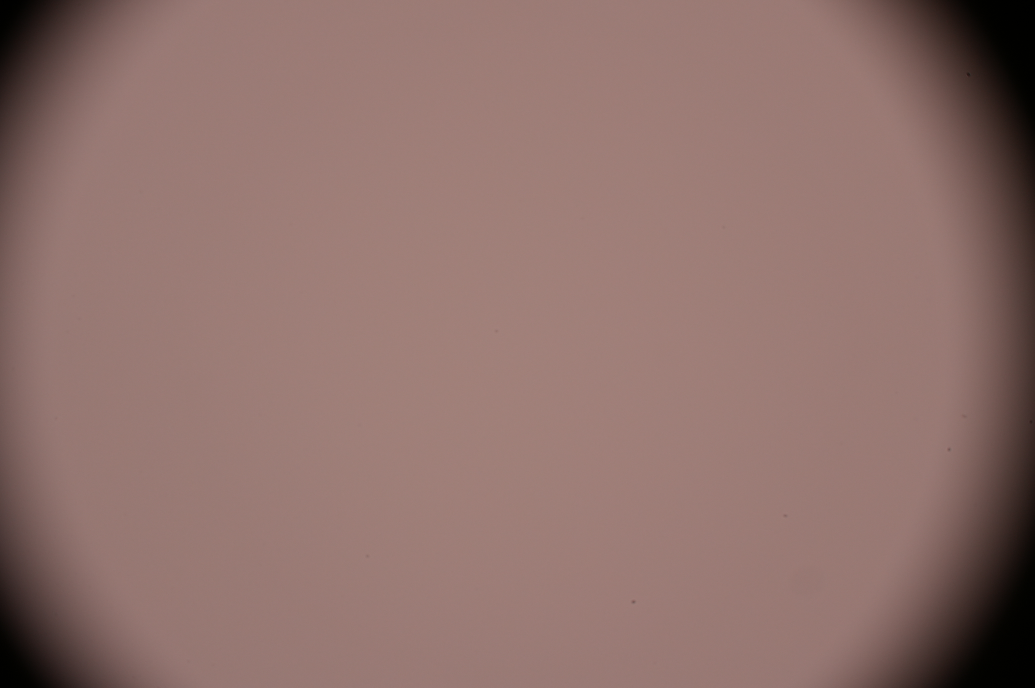
#> input picture 2DMatGMM-main/demo/flatfield.JPG, 3104 x 2064 px (shown at 1/3 size)
$ python batch_test.py . out 3
#> lines starting #> are read from the running program, lines starting #| are printed output that depends on the picture; after the words box and inside, x2 and y2 are one past the last pixel; in counts of white or black regions, pixels touching at a corner belong together
### 2DMatGMM-main/GMMDetector/MaterialDetector.py
from __future__ import annotations
from dataclasses import dataclass
from typing import List, Optional, Tuple, Dict, Any
import numpy as np
import cv2

@dataclass
class Flake:
    center: Tuple[int, int]
    layer: Optional[str] = None
    confidence: float = 0.0
    area: float = 0.0
    bbox: Optional[Tuple[int,int,int,int]] = None
    contour: Optional[np.ndarray] = None

    # Additional properties for compatibility
    @property
    def false_positive_probability(self) -> float:
        """Returns 1 - confidence for backward compatibility."""
        return 1.0 - self.confidence

    @property
    def thickness(self) -> int:
        """Extract layer number from layer string (e.g., '1L' -> 1)."""
        if self.layer and self.layer.endswith('L'):
            try:
                return int(self.layer[:-1])
            except ValueError:
                return 0
        return 0

    @property
    def size(self) -> float:
        """Alias for area."""
        return self.area

    # [37 lines left out: functions get_mask, mask, not called in this run]

def _prep_gaussian(mu_list, cov_list, cov_floor: float):
    mu = np.array(mu_list, dtype=np.float32)
    cov = np.array(cov_list, dtype=np.float32)
    cov = cov + np.eye(3, dtype=np.float32) * cov_floor  # 关键：避免 cov 太尖导致“全是薄片”
    inv = np.linalg.inv(cov).astype(np.float32)
    sign, logdet = np.linalg.slogdet(cov)
    if sign <= 0:
        cov = cov + np.eye(3, dtype=np.float32) * (10 * cov_floor)
        inv = np.linalg.inv(cov).astype(np.float32)
        sign, logdet = np.linalg.slogdet(cov)
    return mu, inv, float(logdet)

def _logpdf(X: np.ndarray, mu: np.ndarray, inv_cov: np.ndarray, logdet: float) -> np.ndarray:
    D = X - mu.reshape(1,1,3)
    d2 = (
        D[:,:,0]*(inv_cov[0,0]*D[:,:,0] + inv_cov[0,1]*D[:,:,1] + inv_cov[0,2]*D[:,:,2]) +
        D[:,:,1]*(inv_cov[1,0]*D[:,:,0] + inv_cov[1,1]*D[:,:,1] + inv_cov[1,2]*D[:,:,2]) +
        D[:,:,2]*(inv_cov[2,0]*D[:,:,0] + inv_cov[2,1]*D[:,:,1] + inv_cov[2,2]*D[:,:,2])
    )
    return -0.5 * (d2 + logdet)

def _sigmoid(z: np.ndarray) -> np.ndarray:
    return 1.0 / (1.0 + np.exp(-z))

class MaterialDetector:
    """
    Material detector using Gaussian Mixture Models.

    Supports both old format (numbered layers) and new format (BG/1L/2L classes).
    """

    def __init__(
        self,
        contrast_dict: Optional[Dict[str, Any]] = None,
        size_threshold: int = 120,
        standard_deviation_threshold: float = 5.0,
        used_channels: str = "BGR",
        max_components: int = 60,
        supported_layers: Optional[List[str]] = None,
        **kwargs
    ):
        self.contrast_dict = contrast_dict or {}
        self.size_threshold = int(size_threshold)
        self.std_thr = float(standard_deviation_threshold)
        self.used_channels = used_channels
        self.max_components = int(max_components)

        # Supported layers (default: 1L and 2L only)
        self.supported_layers = supported_layers or ["1L", "2L"]

        # Convert std_thr to llr_threshold (higher = stricter)
        self.llr_threshold = 0.8 * self.std_thr + 1.5

        # Covariance floor to prevent numerical issues
        self.cov_floor = 5e-4

        # Parse contrast_dict - handle both formats
        self._parse_parameters()

    def _parse_parameters(self):
        """Parse parameters from contrast_dict, handling multiple formats."""
        if "classes" in self.contrast_dict:
            # New format: {"bg_rgb": [...], "classes": {"BG": {...}, "1L": {...}, ...}}
            self.bg_rgb = np.array(
                self.contrast_dict.get("bg_rgb", [160, 160, 160]),
                dtype=np.float32
            )
            classes = self.contrast_dict["classes"]

            # Prepare background
            if "BG" in classes:
                self.mu_bg, self.inv_bg, self.logdet_bg = _prep_gaussian(
                    classes["BG"]["mu"], classes["BG"]["cov"], self.cov_floor
                )
            else:
                # Default background if not provided
                self.mu_bg = np.zeros(3, dtype=np.float32)
                self.inv_bg = np.eye(3, dtype=np.float32)
                self.logdet_bg = 0.0

            # Prepare layer classes (only supported layers)
            self.layers = {}
            for layer_name in self.supported_layers:
                if layer_name in classes:
                    mu, inv_cov, logdet = _prep_gaussian(
                        classes[layer_name]["mu"],
                        classes[layer_name]["cov"],
                        self.cov_floor
                    )
                    self.layers[layer_name] = (mu, inv_cov, logdet)
                else:
                    print(f"Warning: Layer {layer_name} not found in parameter file")

        elif "1" in self.contrast_dict:
            # Old format: {"1": {"contrast": {...}, "covariance_matrix": [...]}, ...}
            # Convert to new format on the fly
            print("Warning: Using old parameter format. Consider converting to new format.")

            # Estimate background RGB (use default if not provided)
            self.bg_rgb = np.array([160, 160, 160], dtype=np.float32)

            # Create default background Gaussian
            self.mu_bg = np.zeros(3, dtype=np.float32)
            self.inv_bg = np.eye(3, dtype=np.float32) * 10.0
            self.logdet_bg = -np.log(10.0) * 3

            # Convert numbered layers to named layers (only supported layers)
            self.layers = {}
            for layer_name in self.supported_layers:
                # Extract layer number (e.g., "1L" -> "1")
                try:
                    layer_num = int(layer_name[:-1])
                    layer_key = str(layer_num)
                except (ValueError, IndexError):
                    print(f"Warning: Invalid layer name {layer_name}")
                    continue

                if layer_key in self.contrast_dict:
                    layer_data = self.contrast_dict[layer_key]
                    # Convert contrast to mu (BGR order to match OpenCV image format)
                    contrast = layer_data.get("contrast", {})
                    mu = np.array([
                        contrast.get("b", 0.0),
                        contrast.get("g", 0.0),
                        contrast.get("r", 0.0)
                    ], dtype=np.float32)

                    cov = np.array(layer_data["covariance_matrix"], dtype=np.float32)

                    mu_prep, inv_cov, logdet = _prep_gaussian(mu, cov, self.cov_floor)
                    self.layers[layer_name] = (mu_prep, inv_cov, logdet)
                else:
                    print(f"Warning: Layer {layer_name} (key '{layer_key}') not found in parameter file")

        else:
            raise ValueError("Invalid contrast_dict format: must contain either 'classes' or numbered layers")

    def _contrast(self, img_bgr: np.ndarray) -> np.ndarray:
        bg = self.bg_rgb.reshape(1,1,3)
        img = img_bgr.astype(np.float32)
        return (img - bg) / np.clip(bg, 1.0, None)

    def detect_flakes(self, image: np.ndarray) -> List[Flake]:
        """Detect flakes in the given image."""
        if image is None or getattr(image, "size", 0) == 0:
            return []
        if image.dtype != np.uint8:
            image = np.clip(image, 0, 255).astype(np.uint8)

        H, W = image.shape[:2]
        X = self._contrast(image)

        # Compute log-likelihood for background
        ll_bg = _logpdf(X, self.mu_bg, self.inv_bg, self.logdet_bg)

        # Compute log-likelihood for all available layers
        ll_layers = {}
        for layer_name, (mu, inv_cov, logdet) in self.layers.items():
            ll_layers[layer_name] = _logpdf(X, mu, inv_cov, logdet)

        if not ll_layers:
            return []

        # Find the best layer for each pixel
        layer_names = list(ll_layers.keys())
        ll_stack = np.stack([ll_layers[name] for name in layer_names], axis=2)
        ll_max = np.max(ll_stack, axis=2)
        cls_idx = np.argmax(ll_stack, axis=2)

        # Log-likelihood ratio
        llr = ll_max - ll_bg

        # Smooth to reduce noise
        llr_blur = cv2.GaussianBlur(llr.astype(np.float32), (0, 0), 1.4)

        # Threshold to find material regions
        material_mask = (llr_blur > self.llr_threshold).astype(np.uint8)

        # Create separate masks for each layer
        layer_masks = {}
        k = np.ones((3, 3), np.uint8)
        for i, layer_name in enumerate(layer_names):
            mask = (material_mask & (cls_idx == i)).astype(np.uint8) * 255
            # Morphological operations to clean up
            mask = cv2.morphologyEx(mask, cv2.MORPH_OPEN, k, iterations=1)
            mask = cv2.morphologyEx(mask, cv2.MORPH_CLOSE, k, iterations=2)
            layer_masks[layer_name] = mask

        # Extract flakes from each layer mask
        flakes: List[Flake] = []

        def extract(mask, layer_name):
            cnts, _ = cv2.findContours(mask, cv2.RETR_EXTERNAL, cv2.CHAIN_APPROX_SIMPLE)
            for c in cnts:
                area = float(cv2.contourArea(c))
                if area < self.size_threshold:
                    continue
                x, y, w, h = cv2.boundingRect(c)
                if w < 5 or h < 5:
                    continue
                if area > 0.8 * W * H:
                    continue

                M = cv2.moments(c)
                if M.get("m00", 0) > 0:
                    cx = int(M["m10"] / M["m00"])
                    cy = int(M["m01"] / M["m00"])
                else:
                    cx, cy = x + w // 2, y + h // 2

                roi = llr_blur[max(0, y):min(H, y + h), max(0, x):min(W, x + w)]
                med = float(np.median(roi)) if roi.size else self.llr_threshold

                # Confidence using sigmoid to avoid saturation
                conf = float(_sigmoid((med - self.llr_threshold) / 1.2))

                flakes.append(Flake(
                    center=(cx, cy),
                    layer=layer_name,
                    confidence=conf,
                    area=area,
                    bbox=(x, y, w, h),
                    contour=c
                ))

        for layer_name, mask in layer_masks.items():
            extract(mask, layer_name)

        # Sort by confidence and filter
        flakes.sort(key=lambda f: f.confidence, reverse=True)
        flakes = [f for f in flakes if f.confidence >= 0.5]

        # Keep only best flakes (remove strict one-per-layer limit)
        return flakes[: self.max_components]

### 2DMatGMM-main/demo/demo_functions.py
import cv2
import matplotlib.cm as cm
import numpy as np


def visualise_flakes(
    flakes,
    image: np.ndarray,
    confidence_threshold: float = 0.5,
) -> np.ndarray:
    """Visualise the flakes on the image.

    Args:
        flakes (List[Flake]): List of flakes to visualise.
        image (np.ndarray): Image to visualise the flakes on.
        confidence_threshold (float, optional): The confidence threshold to use, flakes with less confidence are not drawn. Defaults to 0.5.

    Returns:
        np.ndarray: Image with the flakes visualised.
    """

    confident_flakes = [
        flake
        for flake in flakes
        if (1 - flake.false_positive_probability) > confidence_threshold
    ]

    # Only keep the best flake (highest confidence)
    if len(confident_flakes) > 0:
        best_flake = max(confident_flakes, key=lambda f: f.confidence)
        confident_flakes = [best_flake]
    else:
        return image.copy()

    # Magenta color for contour (matching the example output)
    magenta = (255, 0, 255)
    white = (255, 255, 255)

    image = image.copy()

    # Only one flake to draw
    flake = confident_flakes[0]
    idx = 0

    # Draw contour outline (no fill, just the outline)
    if flake.contour is not None:
        cv2.drawContours(image, [flake.contour], -1, magenta, 2)
    elif flake.bbox is not None:
        # Fallback: draw bounding box
        x, y, w, h = flake.bbox
        cv2.rectangle(image, (x, y), (x+w, y+h), magenta, 2)

    # Format text exactly as in the example: "1. 2L 304um2 84%"
    area_um2 = int(flake.size * 0.3844**2)
    confidence_pct = int((1 - flake.false_positive_probability) * 100)
    text = f"{idx + 1}. {flake.thickness}L {area_um2}um2 {confidence_pct}%"

    # Put text on the top left corner in white
    cv2.putText(
        image,
        text,
        (10, 30),
        cv2.QT_FONT_NORMAL,
        1,
        white,
        2,
    )

    # Draw a line from the text to the center of the flake (magenta)
    # Calculate text width to position line start
    text_size = cv2.getTextSize(text, cv2.QT_FONT_NORMAL, 1, 2)[0]
    line_start_x = 10 + text_size[0] + 5

    cv2.line(
        image,
        (line_start_x, 15),
        (int(flake.center[0]), int(flake.center[1])),
        magenta,
        2,
    )

    return image


# [18 lines left out: function remove_vignette, not called in this run]

### 2DMatGMM-main/demo/batch_test.py
"""
Batch test script to process multiple images.

Usage:
    python batch_test.py <input_dir> <output_dir> [num_images]

Example:
    python batch_test.py ../../trials/0820_2/input ./test_output 5
"""

import sys
import os
import json
import cv2
import glob

# Add parent directories to path
script_dir = os.path.dirname(os.path.abspath(__file__))
sys.path.insert(0, script_dir)
sys.path.insert(0, os.path.dirname(script_dir))  # 2DMatGMM-main

try:
    import config
except ImportError:
    class config:
        PARAM_FILE = "../final_f.json"
        SIZE_THRESHOLD = 1800
        STD_THRESHOLD = 3
        CROP_Y_START = 94
        CROP_Y_END = 1969
        CROP_X_START = 614
        CROP_X_END = 2489
        SUPPORTED_LAYERS = ["1L", "2L"]

from GMMDetector import MaterialDetector
from demo_functions import visualise_flakes, remove_vignette


def batch_test(input_dir, output_dir, num_images=5, use_flatfield=False):
    """
    Batch test detection on multiple images.

    Args:
        input_dir: Directory containing input images
        output_dir: Directory to save output images
        num_images: Number of images to process
        use_flatfield: Whether to apply flatfield correction
    """
    # Create output directory
    os.makedirs(output_dir, exist_ok=True)

    # Find input images
    image_patterns = [
        os.path.join(input_dir, "*.JPG"),
        os.path.join(input_dir, "*.jpg"),
        os.path.join(input_dir, "*.png"),
    ]
    image_files = []
    for pattern in image_patterns:
        image_files.extend(glob.glob(pattern))

    if not image_files:
        print(f"Error: No images found in {input_dir}")
        return

    # Limit to num_images
    image_files = sorted(image_files)[:num_images]
    print(f"Found {len(image_files)} images to process")

    # Load parameter file
    param_file = config.PARAM_FILE
    if not os.path.exists(param_file):
        # Try alternative locations
        for alt_path in [
            os.path.join(os.path.dirname(__file__), "..", "final_f.json"),
            os.path.join(os.path.dirname(__file__), "..", "retrain", "final_f.json"),
            os.path.join(os.path.dirname(__file__), "..", "GMMDetector", "trained_parameters", "Graphene_GMM.json"),
        ]:
            if os.path.exists(alt_path):
                param_file = alt_path
                break

    print(f"Loading parameters from: {param_file}")
    with open(param_file, 'r') as f:
        contrast_dict = json.load(f)

    # Create detector
    print(f"Creating detector with supported layers: {config.SUPPORTED_LAYERS}")
    detector = MaterialDetector(
        contrast_dict=contrast_dict,
        size_threshold=config.SIZE_THRESHOLD,
        standard_deviation_threshold=config.STD_THRESHOLD,
        used_channels="BGR",
        supported_layers=config.SUPPORTED_LAYERS,
    )

    # Load flatfield if requested
    flatfield = None
    if use_flatfield:
        flatfield_path = os.path.join(os.path.dirname(__file__), "flatfield.JPG")
        if os.path.exists(flatfield_path):
            flatfield = cv2.imread(flatfield_path)
            print("Using flatfield correction")

    # Process each image
    results = []
    for i, image_path in enumerate(image_files):
        print(f"\n[{i+1}/{len(image_files)}] Processing: {os.path.basename(image_path)}")

        # Load image
        image = cv2.imread(image_path)
        if image is None:
            print(f"  Error: Could not read image")
            continue

        # Apply flatfield correction if requested
        if flatfield is not None:
            image = remove_vignette(image, flatfield)

        # Crop image
        image_cropped = image[
            config.CROP_Y_START:config.CROP_Y_END,
            config.CROP_X_START:config.CROP_X_END
        ]

        # Detect flakes
        flakes = detector.detect_flakes(image_cropped)
        print(f"  Found {len(flakes)} flakes")

        if len(flakes) > 0:
            # Get best flake
            best_flake = max(flakes, key=lambda f: f.confidence)
            print(f"  Best flake:")
            print(f"    Layer: {best_flake.layer}")
            print(f"    Confidence: {best_flake.confidence:.2%}")
            print(f"    Area (um2): {int(best_flake.area * 0.3844**2)}")

            # Visualize
            confidence_threshold = 0.5
            annotated = visualise_flakes(flakes, image_cropped, confidence_threshold)

            # Save output
            output_filename = f"processed_{os.path.basename(image_path)}"
            output_path = os.path.join(output_dir, output_filename)
            cv2.imwrite(output_path, annotated)
            print(f"  Saved to: {output_filename}")

            results.append({
                "input": os.path.basename(image_path),
                "output": output_filename,
                "layer": best_flake.layer,
                "confidence": float(best_flake.confidence),
                "area_um2": int(best_flake.area * 0.3844**2),
                "center": best_flake.center,
            })
        else:
            print(f"  No flakes detected")
            results.append({
                "input": os.path.basename(image_path),
                "output": None,
                "layer": None,
                "confidence": 0.0,
                "area_um2": 0,
            })

    # Save summary
    summary_path = os.path.join(output_dir, "summary.json")
    with open(summary_path, 'w') as f:
        json.dump(results, f, indent=2)
    print(f"\nSummary saved to: {summary_path}")
    print(f"\nProcessed {len(image_files)} images")
    print(f"Detected flakes in {sum(1 for r in results if r['output'] is not None)} images")


def main():
    if len(sys.argv) < 2:
        print(__doc__)
        sys.exit(1)

    input_dir = sys.argv[1]

    # Default output directory: new_outputs folder
    if len(sys.argv) > 2:
        output_dir = sys.argv[2]
    else:
        script_dir = os.path.dirname(os.path.abspath(__file__))
        project_root = os.path.dirname(os.path.dirname(script_dir))
        output_dir = os.path.join(project_root, "new_outputs")

    num_images = int(sys.argv[3]) if len(sys.argv) > 3 else 5

    if not os.path.exists(input_dir):
        print(f"Error: Input directory not found: {input_dir}")
        sys.exit(1)

    batch_test(input_dir, output_dir, num_images)
#> (reads 2DMatGMM-main/GMMDetector/trained_parameters/Graphene_GMM.json from the repository)
#> in batch_test, image is the input picture: shape (2064, 3104, 3); mean B, G, R 107.9, 113.3, 143.2
#> in _logpdf, `return -0.5 * (d2 + logdet)`:
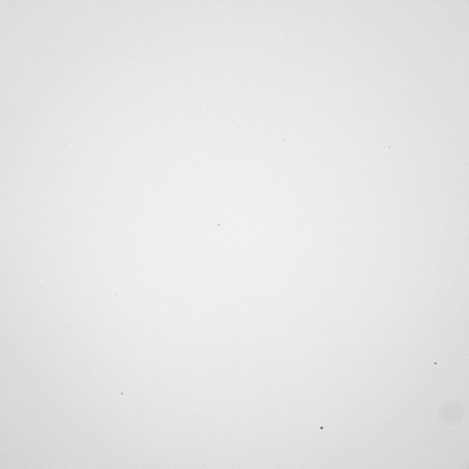
#> returned value: shape (1875, 1875) float32 (shown at 1/4 size); min -502.1, max -66.77, mean -109.7; drawn with min black and max white
#> the loop in detect_flakes, `for layer_name, (mu, inv_cov, logdet) in self.layers.items():` made 2 passes
#> pass 1, in _logpdf (call 2), `D = X - mu.reshape(1,1,3)`:
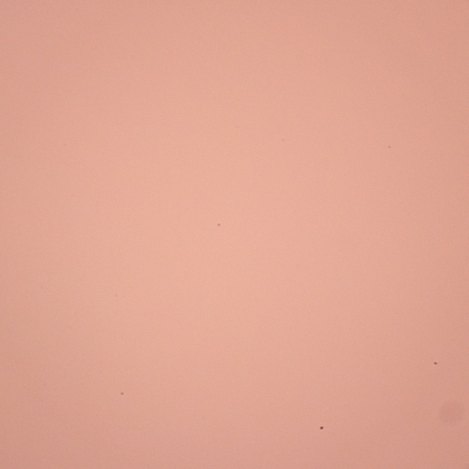
#> D: shape (1875, 1875, 3) float32 (shown at 1/4 size); mean B, G, R -0.306, -0.267, -0.164; drawn with min black and max white
#> after the loop in detect_flakes, `for layer_name, (mu, inv_cov, logdet) in self.layers.items():`: ll_layers = 2 items
#> in detect_flakes, `layer_names = list(ll_layers.keys())`: layer_names = ['1L', '2L']
#> in detect_flakes, `llr_blur = cv2.GaussianBlur(llr.astype(np.float32), (0, 0), 1.4)`:
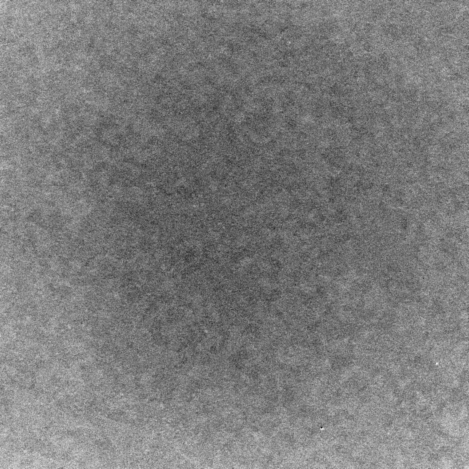
#> llr_blur: shape (1875, 1875) float32 (shown at 1/4 size); min -1.15, max 6.59, mean 2.6; drawn with min black and max white
#> in detect_flakes, `material_mask = (llr_blur > self.llr_threshold).astype(np.uint8)`:
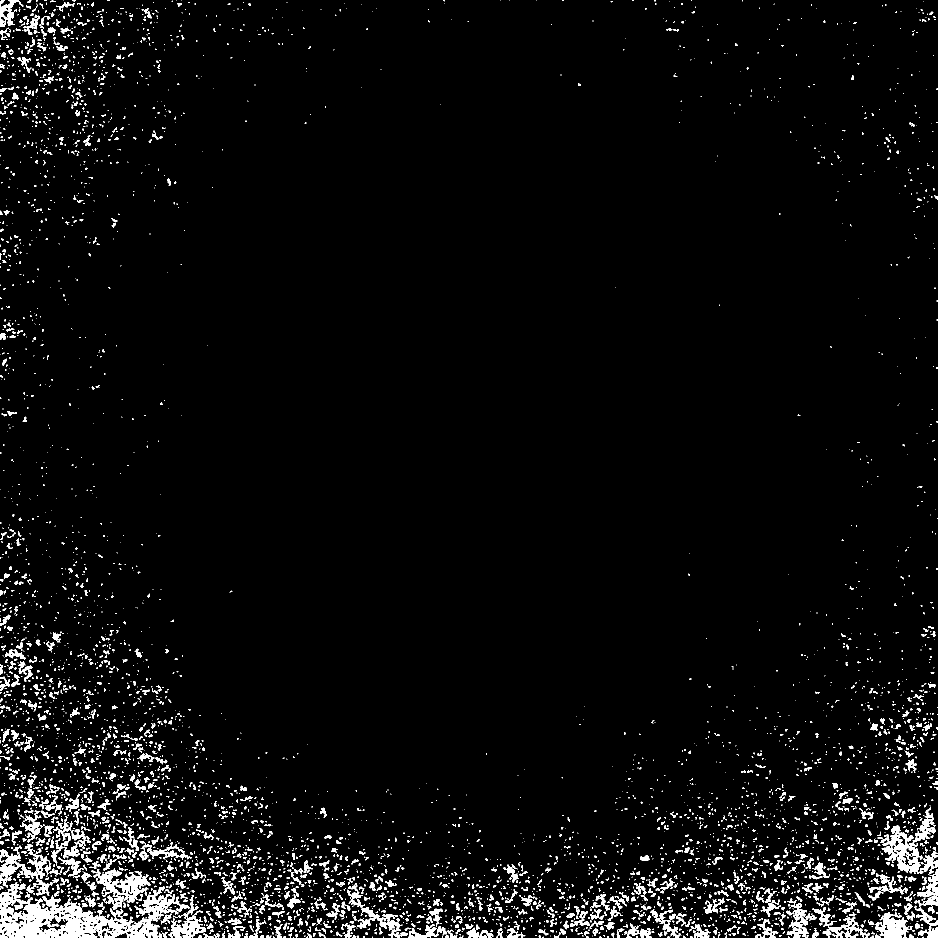
#> material_mask: shape (1875, 1875) (shown at 1/2 size); values 0 (black) and 1 (white), 3.9% white; 5239 white regions (4148 under 20 px), largest, box (x1, y1, x2, y2) and area: (0, 1764, 379, 1875) 17159, (1760, 1615, 1875, 1750) 5077, (182, 1737, 301, 1820) 3682
#> the loop in detect_flakes, `for i, layer_name in enumerate(layer_names):` made 2 passes
#> layer_name on passes 1 to 2: '1L', '2L'
#> after the loop in detect_flakes, `for i, layer_name in enumerate(layer_names):`: layer_masks = 2 items
#> (the rest of the program and of its run is left out)
